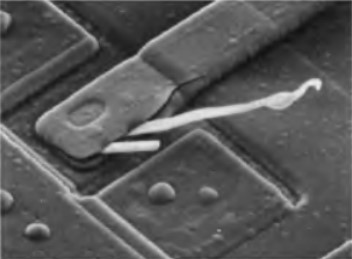
#> input picture lab5/image.jpg, 352 x 259 px, found by its file name
$ jupyter execute lab5cv.ipynb
#> lines starting #> are read from the running program, lines starting #| are printed output that depends on the picture; after the words box and inside, x2 and y2 are one past the last pixel; in counts of white or black regions, pixels touching at a corner belong together
[cell 1]
import cv2
import numpy as np
import matplotlib.pyplot as plt
import math

[cell 2]
# нужно если colab использует исключительно мощности компьютера
# на котором запускается проект

from google.colab import drive
drive.mount('/content/drive')

[cell 3]
import glob
img = cv2.imread('/content/drive/MyDrive/University/Computer Vision/lab5/image.jpg', 0)
#> img is the input picture: shape (259, 352); min 17, max 237, mean 87.5
rows, cols = img.shape
#> rows = 259; cols = 352
plt.imshow(img, cmap='gray')

# Спектр

[cell 4]
def distance(u,v,rows,cols):
  return math.sqrt((u-rows/2)**2 + (v-cols/2) ** 2)

[cell 5]
def spectrum(img):
  fft = np.fft.fft2(img)
  fft_shift = np.fft.fftshift(fft)
  return fft_shift

[cell 6]
def print_spectrum(img):
  magnitude_spectrum = np.abs(img) ** 0.1
  plt.imshow(magnitude_spectrum, cmap = 'gray')

[cell 7]
sp = spectrum(img)
print_spectrum(sp)

# Идеальный фильтр, Низкочастотный

[cell 8]
def get_ILFF(D0):
#> called with D0 = 20
  ILFF = np.zeros((rows, cols), np.float32)
  for x in range(rows):
    for y in range(cols):
      if distance(x,y,rows,cols) <= D0:
        ILFF[x][y] = 1
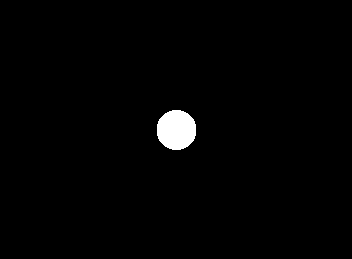
#> ILFF: shape (259, 352) float32; values 0 (black) and 1 (white), 1.4% white; 1 white region, box (x1, y1, x2, y2) and area: (157, 110, 196, 150) 1252
  return ILFF

[cell 9]
D = 20 # Размер окружности
n = 2 # Баттерворд, чем бли к 1, тем более похож на Гауса, чем ближе к ∞, тем ближе к идеально

[cell 10]
ILFF = get_ILFF(D)
print_spectrum(ILFF)

[cell 11]
def change_spectrum(img,mask):
  fshift = img*mask
  f_ishift = np.fft.ifftshift(fshift)
  img_back = np.fft.ifft2(f_ishift)
  return fshift, img_back

[cell 12]
spc,img_back = change_spectrum(sp,ILFF)
print_spectrum(spc)

[cell 13]
def print_img(img):
  filtered_img = np.abs(img)
  filtered_img -= filtered_img.min()
  filtered_img = filtered_img*255 / filtered_img.max()
  filtered_img = filtered_img.astype(np.uint8)
  plt.imshow(filtered_img, cmap = 'gray')
  return filtered_img

[cell 14]
cv2.imwrite('Aravos_ILFF.jpg', print_img(img_back))
#> Out = True

# Идеальный фильтр, Высокочастотный

[cell 15]
def get_IHFF(D0):
#> called with D0 = 20
  IHFF = np.zeros((rows, cols), np.float32)
  for x in range(rows):
    for y in range(cols):
      if distance(x,y,rows,cols) > D0:
        IHFF[x][y] = 1
  return IHFF

[cell 16]
IHFF = get_IHFF(D)
print_spectrum(IHFF)

[cell 17]
spc,img_back = change_spectrum(sp,IHFF)
print_spectrum(spc)

[cell 18]
cv2.imwrite('Aravos_IHFF.jpg', print_img(img_back))
#> Out = True

# Баттерворт, Низкочастотный

какой параметр отвечает что бы Баттерворт был ближе к идеальному и/или к Гаусу?

[cell 19]
def get_BLFF(D0,n):
#> called with D0 = 20, n = 2
  BLFF = np.zeros((rows, cols), np.float32)
  for x in range(rows):
    for y in range(cols):
      BLFF[x][y] = 1/(1+(distance(x,y,rows,cols)/D0)**(2*n))
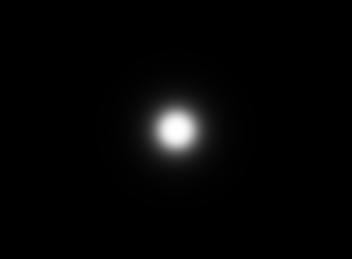
#> BLFF: shape (259, 352) float32; min 7.02e-05, max 1, mean 0.0214
  return BLFF

[cell 20]
BLFF = get_BLFF(D,n)
print_spectrum(BLFF)

[cell 21]
spc,img_back = change_spectrum(sp,BLFF)
print_spectrum(spc)

[cell 22]
cv2.imwrite('Aravos_BLFF.jpg', print_img(img_back))
#> in print_img (call 3), `filtered_img = filtered_img*255 / filtered_img.max()`:
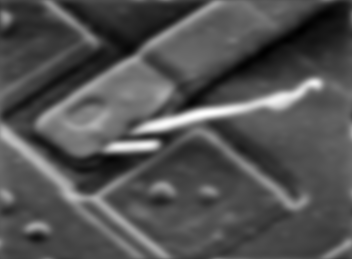
#> filtered_img: shape (259, 352) float64; min 0, max 255, mean 82.2
#> Out = True

#Баттерворт, Высокочастотный

[cell 23]
def get_BHFF(D0,n):
#> called with D0 = 20, n = 2
  BHFF = np.ones((rows, cols), np.float32)
  for x in range(rows):
    for y in range(cols):
      BHFF[x][y] = 1 - 1/(1+(distance(x,y,rows,cols)/D0)**(2*n))
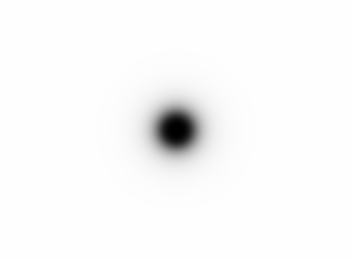
#> BHFF: shape (259, 352) float32; min 3.91e-07, max 1, mean 0.979
  return BHFF

[cell 24]
BHFF = get_BHFF(D,n)
print_spectrum(BHFF)

[cell 25]
spc,img_back = change_spectrum(sp,BHFF)
print_spectrum(spc)
#> in print_spectrum (call 9), `magnitude_spectrum = np.abs(img) ** 0.1`:
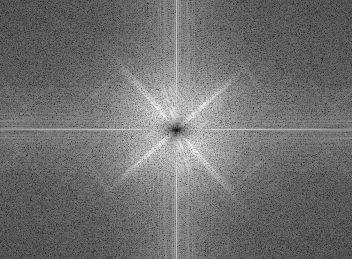
#> magnitude_spectrum: shape (259, 352) float64; min 0.857, max 3.06, mean 1.82; drawn with min black and max white

[cell 26]
cv2.imwrite('Aravos_BHFF.jpg', print_img(img_back))
#> in print_img (call 4), `filtered_img = np.abs(img)`:
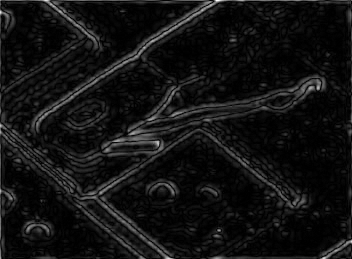
#> filtered_img: shape (259, 352) float64; min 0.00333, max 88.03, mean 6.4; drawn with min black and max white
#> Out = True

# Гауссовский, Низкочастотный

[cell 27]
def get_GLFF(D0):
#> called with D0 = 20
  GLFF = np.zeros((rows, cols), np.float32)
  for x in range(rows):
    for y in range(cols):
      d = D0 ** 2
      d = d * 2
      GLFF[x][y] = math.exp((-1*distance(x,y,rows,cols)**2)/d)
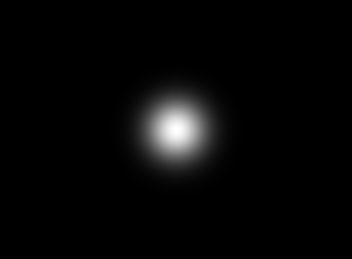
#> GLFF: shape (259, 352) float32; min 1.2e-26, max 1, mean 0.0276
  return GLFF

[cell 28]
GLFF = get_GLFF(D)
print_spectrum(GLFF)
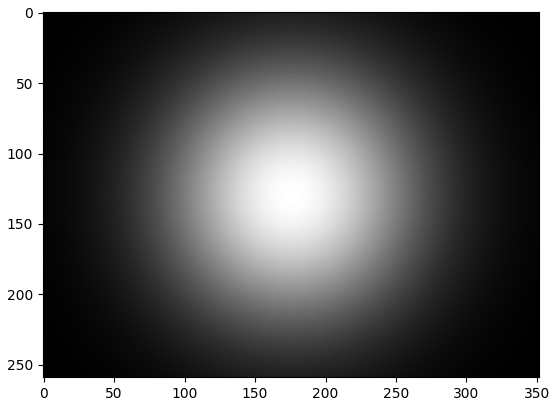
#> figure drawn by matplotlib, 1 panel

[cell 29]
spc,img_back = change_spectrum(sp,GLFF)
print_spectrum(spc)
#> in print_spectrum (call 11), `magnitude_spectrum = np.abs(img) ** 0.1`:
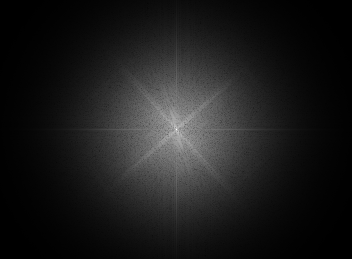
#> magnitude_spectrum: shape (259, 352) float64; min 0.00354, max 4.9, mean 0.545; drawn with min black and max white

[cell 30]
cv2.imwrite('Aravos_GLFF.jpg', print_img(img_back))
#> Out = True

# Гауссовский, Высокочастотный

[cell 31]
def get_GHFF(D0):
#> called with D0 = 20
  GHFF = np.ones((rows, cols), np.float32)
  for x in range(rows):
    for y in range(cols):
      d = D0 ** 2
      d = d * 2
      GHFF[x][y] = 1 - math.exp((-1*distance(x,y,rows,cols)**2)/d)
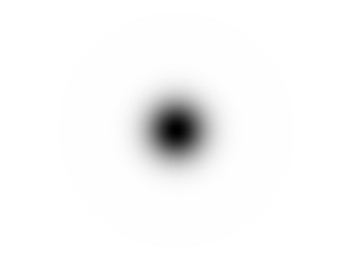
#> GHFF: shape (259, 352) float32; min 0.000312, max 1, mean 0.972
  return GHFF

[cell 32]
GHFF = get_GHFF(D)
print_spectrum(GHFF)

[cell 33]
spc,img_back = change_spectrum(sp,GHFF)
print_spectrum(spc)

[cell 34]
cv2.imwrite('Aravos_GHFF.jpg', print_img(img_back))
#> Out = True
